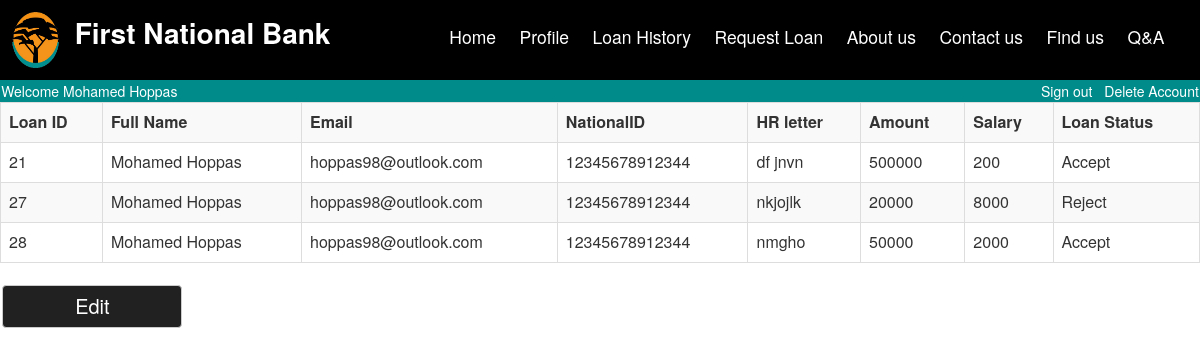
The page /loan_History.php (signed in) on the database its author committed.
### tables this page shows
CREATE TABLE `request_loan` (
  `FullName` varchar(50) NOT NULL,
  `Email` varchar(50) NOT NULL,
  `Mobile_Phone` varchar(11) NOT NULL,
  `National_ID` varchar(14) NOT NULL,
  `Address` varchar(100) NOT NULL,
  `Job` varchar(50) NOT NULL,
  `Loan_Status` varchar(50) NOT NULL,
  `Amount` varchar(6) NOT NULL,
  `Salary` varchar(7) NOT NULL,
  `HR_letter` text NOT NULL,
  `Request_Number` int(7) NOT NULL,
  `National_ID_Photo` varchar(200) NOT NULL
);

### loan_History.php (the view, shortened to what this page needs)
<head>
<link rel="stylesheet" href="https://maxcdn.bootstrapcdn.com/bootstrap/3.4.1/css/bootstrap.min.css">
</head>
<?php
include "TopBar.php";
?>
<?php
include ("database.php");
$sql="SELECT * FROM request_loan where Email='".$_SESSION['Email']."'";
	$result = mysqli_query($conn,$sql);
	if (mysqli_num_rows($result) > 0) {
	echo "<table class='table table-striped table-bordered' >";
	echo "<th>Loan ID</th>"."<th>Full Name</th>"."<th>Email</th>"."<th>NationalID</th>"."<th>HR letter</th>"."<th>Amount</th>"."<th>Salary</th>"."<th>Loan Status</th>";
	   while($row = mysqli_fetch_array($result)) {
	   echo "<tr><td>".$row['Request_Number']."</td>".
	   "<td>".$row['FullName']."</td>".
	   "<td>".$row['Email']."</td>".
	   "<td>".$row['National_ID']."</td>".
	   "<td>".$row['HR_letter']."</td>".
	   "<td>".$row['Amount']."</td>".
	   "<td>".$row['Salary']."</td>".
	   "<td>".$row['Loan_Status']."</td></tr>";
	   }
	   echo "</table>";
	}
	else {
    echo "ERROR";
	}
?>
<body>
<button class="btn btn-default" id = "Edit" style = "color: white;background-color: #212121 ; font-size: 20px; width:15%; margin:0.2%;" >Edit</button>
</body>

### rows shown on the page
request_loan: Request_Number "21", FullName "Mohamed Hoppas", Email "hoppas98@outlook.com", National_ID "12345678912344", HR_letter "df jnvn", Amount "500000", Salary "200", Loan_Status "Accept"
request_loan: Request_Number "27", FullName "Mohamed Hoppas", Email "hoppas98@outlook.com", National_ID "12345678912344", HR_letter "nkjojlk", Amount "20000", Salary "8000", Loan_Status "Reject"
request_loan: Request_Number "28", FullName "Mohamed Hoppas", Email "hoppas98@outlook.com", National_ID "12345678912344", HR_letter "nmgho", Amount "50000", Salary "2000", Loan_Status "Accept"

### other values the page prints
$_SESSION['FullName'] "Mohamed Hoppas"
